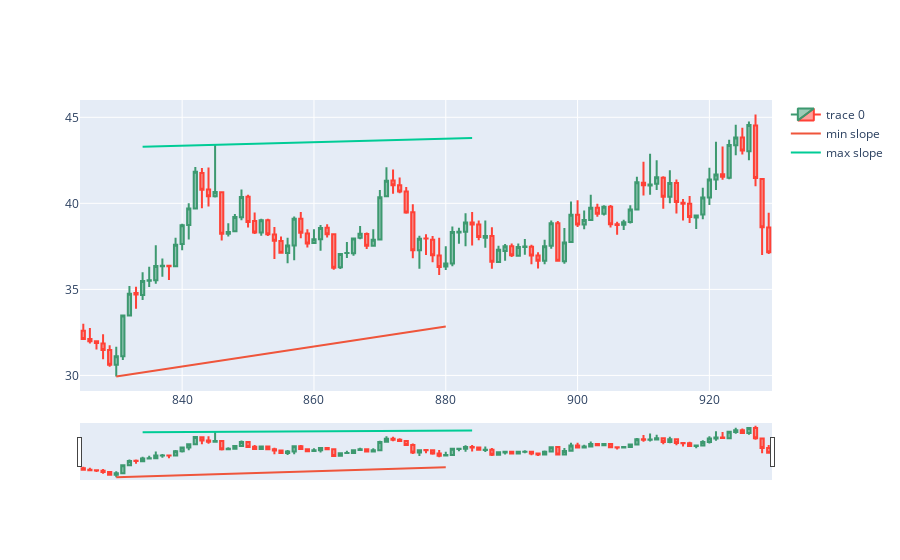

The notebook cell saved with this chart:
### Markdown cell above
# Fitting intercepts to meet highest or lowest candle point in time slice

### Code cell
dfpl = df[candleid-wind-backcandles:candleid+backcandles]
import plotly.graph_objects as go
from datetime import datetime

fig = go.Figure(data=[go.Candlestick(x=dfpl.index,
                open=dfpl['open'],
                high=dfpl['high'],
                low=dfpl['low'],
                close=dfpl['close'])])

#-------------------------------------------------------------------------
# Fitting intercepts to meet highest or lowest candle point in time slice
adjintercmin = df.low.loc[candleid-backcandles:candleid].min() - slmin*df.low.iloc[candleid-backcandles:candleid].idxmin()
adjintercmax = df.high.loc[candleid-backcandles:candleid].max() - slmax*df.high.iloc[candleid-backcandles:candleid].idxmax()
fig.add_trace(go.Scatter(x=xxmin, y=slmin*xxmin + adjintercmin, mode='lines', name='min slope'))
fig.add_trace(go.Scatter(x=xxmax, y=slmax*xxmax + adjintercmax, mode='lines', name='max slope'))
fig.show()
